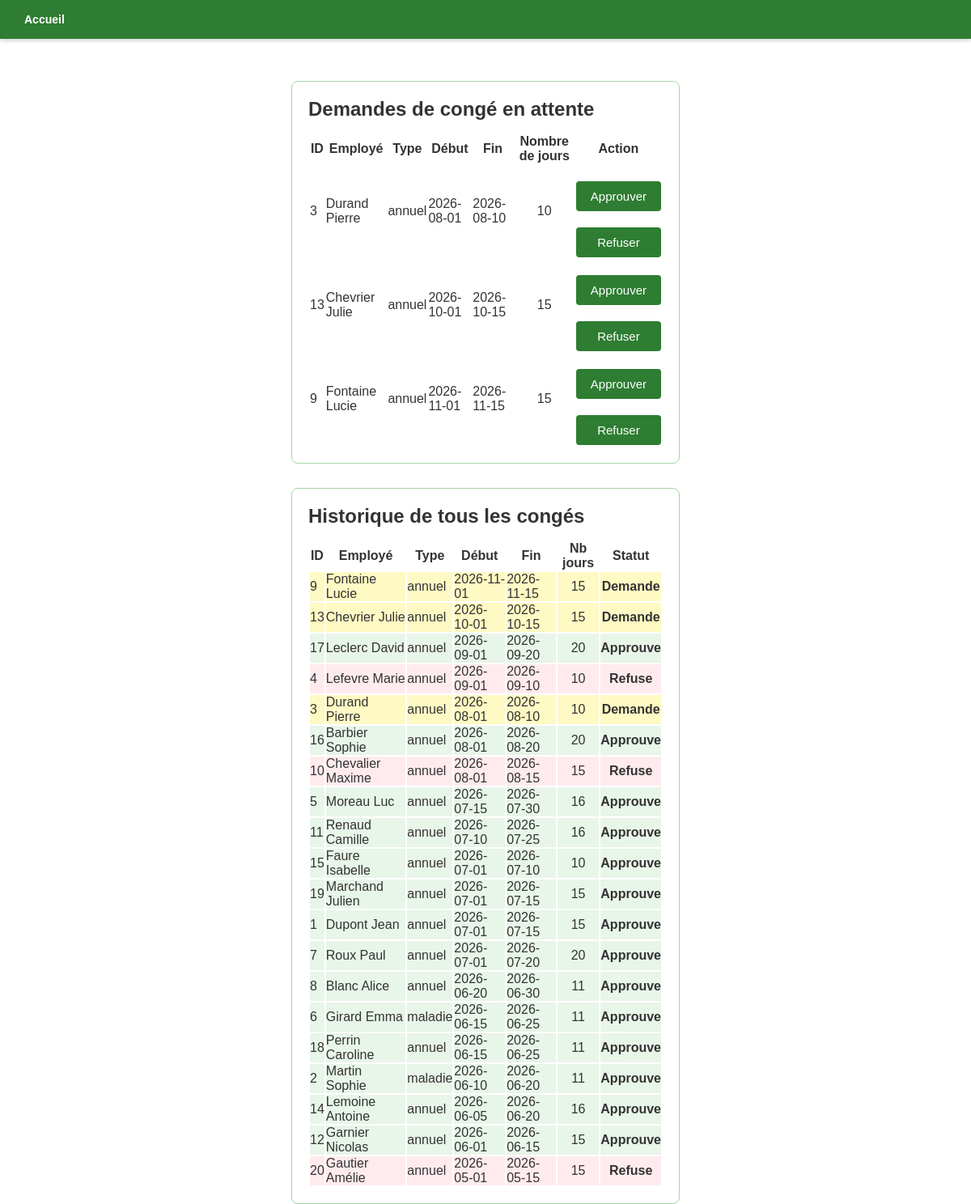
The app's page /resultat_traitement_conge.php with its own data.
### tables this page shows
create table CONGE(
    id_conge int auto_increment ,
    matricule_emp char(5) not null,
    type_conge varchar(10) not null check (type_conge in ('annuel', 'maladie', 'maternite')),
    statut_conge varchar(10) not null check (statut_conge in ('approuve', 'refuse', 'demande')),
    date_debut_conge date not null,
    date_fin_conge date not null,
    nb_jour_restant int check (nb_jour_restant >= 0),

    constraint pk_conge primary key (id_conge),
    constraint fk_conge_employe_matricule_emp foreign key (matricule_emp) references EMPLOYE(matricule_emp)
);

create table EMPLOYE(
    matricule_emp char(5) not null,
    nom_emp varchar(50) not null,
    prenom_emp varchar(50)not null,
    date_naiss date not null,
    date_embauche date not null,
    email varchar(100) not null unique check (email like '%@%.%'),
    telephone varchar(20) not null unique,
    code_dept char(5) not null,
    code_poste char(5) not null,
    
    constraint pk_employe primary key (matricule_emp),
    constraint fk_employe_poste_code_poste foreign key (code_poste) references POSTE(code_poste)
);

### resultat_traitement_conge.php (the view, shortened to what this page needs)
<?php
require_once "config/database.php";
function getCongesEnAttente(): array
{
    global $pdo;
    $stmt = $pdo->query("
        SELECT
            c.id_conge,
            e.nom_emp        AS nom,
            e.prenom_emp     AS prenom,
            c.type_conge     AS type,
            c.date_debut_conge AS date_debut,
            c.date_fin_conge   AS date_fin,
            DATEDIFF(c.date_fin_conge, c.date_debut_conge) + 1 AS nb_jours
        FROM Conge c
        JOIN Employe e ON e.matricule_emp = c.matricule_emp
        WHERE c.statut_conge = 'demande'
        ORDER BY c.date_debut_conge
    ");
    return $stmt->fetchAll(PDO::FETCH_ASSOC);
}
function getHistoriqueConges(): array
{
    global $pdo;
    $stmt = $pdo->query("
        SELECT
            c.id_conge,
            e.nom_emp          AS nom,
            e.prenom_emp       AS prenom,
            c.type_conge       AS type,
            c.date_debut_conge AS date_debut,
            c.date_fin_conge   AS date_fin,
            DATEDIFF(c.date_fin_conge, c.date_debut_conge) + 1 AS nb_jours,
            c.statut_conge     AS statut
        FROM Conge c
        JOIN Employe e ON e.matricule_emp = c.matricule_emp
        ORDER BY c.date_debut_conge DESC
    ");
    return $stmt->fetchAll(PDO::FETCH_ASSOC);
}
$congesAttente = getCongesEnAttente();
$historique    = getHistoriqueConges();
?>
<!DOCTYPE html>
<html lang="fr">
<head>
    <link rel="stylesheet" href="style.css">
</head>
<body>
<header>
    <nav>
        <ul>
            <li><a href="index.php">Accueil</a></li>
        </ul>
    </nav>
</header>
<div class="result-container" id="traiter-conge-section">
    <h2>Demandes de congé en attente</h2>
    <?php if (empty($congesAttente)) : ?>
        <p>Aucune demande en attente.</p>
    <?php else : ?>
        <table>
            <thead>
                <tr>
                    <th>ID</th>
                    <th>Employé</th>
                    <th>Type</th>
                    <th>Début</th>
                    <th>Fin</th>
                    <th>Nombre de jours</th>
                    <th>Action</th>
                </tr>
            </thead>
            <tbody>
                <?php foreach ($congesAttente as $c) : ?>
                    <tr>
                        <td><?= $c['id_conge'] ?></td>
                        <td><?= htmlspecialchars($c['nom'] . ' ' . $c['prenom']) ?></td>
                        <td><?= htmlspecialchars($c['type']) ?></td>
                        <td><?= $c['date_debut'] ?></td>
                        <td><?= $c['date_fin'] ?></td>
                        <td style="text-align:center;"><?= $c['nb_jours'] ?></td>
                        <td>
                            <form method="post" action="" style="display:inline;">
                                <input type="submit" name="approuver_conge" value="Approuver">
                            </form>
                            <form method="post" action="" style="display:inline;">
                                <input type="submit" name="refuser_conge" value="Refuser">
                            </form>
                        </td>
                    </tr>
                <?php endforeach; ?>
            </tbody>
        </table>
    <?php endif; ?>
</div>
<div class="result-container" id="historique-section">
    <h2>Historique de tous les congés</h2>
    <?php if (empty($historique)) : ?>
        <p>Aucun congé enregistré.</p>
    <?php else : ?>
        <table>
            <thead>
                <tr>
                    <th>ID</th>
                    <th>Employé</th>
                    <th>Type</th>
                    <th>Début</th>
                    <th>Fin</th>
                    <th>Nb jours</th>
                    <th>Statut</th>
                </tr>
            </thead>
            <tbody>
                <?php foreach ($historique as $h) : ?>
                    <?php
                    $couleur = match($h['statut']) {
                        'approuve' => '#e8f5e9',
                        'refuse'   => '#ffebee',
                        default    => '#fff9c4',
                    };
                    ?>
                    <tr style="background-color:<?= $couleur ?>;">
                        <td><?= $h['id_conge'] ?></td>
                        <td><?= htmlspecialchars($h['nom'] . ' ' . $h['prenom']) ?></td>
                        <td><?= htmlspecialchars($h['type']) ?></td>
                        <td><?= $h['date_debut'] ?></td>
                        <td><?= $h['date_fin'] ?></td>
                        <td style="text-align:center;"><?= $h['nb_jours'] ?></td>
                        <td style="text-align:center;"><strong><?= ucfirst($h['statut']) ?></strong></td>
                    </tr>
                <?php endforeach; ?>
            </tbody>
        </table>
    <?php endif; ?>
</div>
</body>
</html>

### style.css (style rules this page uses)
* { margin: 0; padding: 0; box-sizing: border-box; }
body { font-family: Arial, sans-serif; background-color: #ffffff; color: #333; padding-top: 70px; }
header { position: fixed; top: 0; left: 0; width: 100%; background-color: #2e7d32; padding: 15px 30px; z-index: 1000; box-shadow: 0 2px 5px rgba(0, 0, 0, 0.2); }
nav ul { list-style: none; display: flex; gap: 30px; }
nav ul li a { color: #ffffff; text-decoration: none; font-size: 14px; font-weight: bold; transition: color 0.2s; }
input[type="submit"] { margin-top: 20px; width: 100%; padding: 10px; background-color: #2e7d32; color: #ffffff; border: none; border-radius: 4px; font-size: 15px; cursor: pointer; transition: background-color 0.2s; }

### records on screen
conge: id_conge "3", matricule_emp.prenom_emp "Durand Pierre", type_conge "annuel", date_debut_conge "2026-08-01", date_fin_conge "2026-08-10", nb_jours "10", statut_conge "Demande"
conge: id_conge "13", matricule_emp.prenom_emp "Chevrier Julie", type_conge "annuel", date_debut_conge "2026-10-01", date_fin_conge "2026-10-15", nb_jours "15", statut_conge "Demande"
conge: id_conge "9", matricule_emp.prenom_emp "Fontaine Lucie", type_conge "annuel", date_debut_conge "2026-11-01", date_fin_conge "2026-11-15", nb_jours "15", statut_conge "Demande"
conge: id_conge "17", matricule_emp.prenom_emp "Leclerc David", type_conge "annuel", date_debut_conge "2026-09-01", date_fin_conge "2026-09-20", nb_jours "20", statut_conge "Approuve"
conge: id_conge "4", matricule_emp.prenom_emp "Lefevre Marie", type_conge "annuel", date_debut_conge "2026-09-01", date_fin_conge "2026-09-10", nb_jours "10", statut_conge "Refuse"
conge: id_conge "16", matricule_emp.prenom_emp "Barbier Sophie", type_conge "annuel", date_debut_conge "2026-08-01", date_fin_conge "2026-08-20", nb_jours "20", statut_conge "Approuve"
conge: id_conge "10", matricule_emp.prenom_emp "Chevalier Maxime", type_conge "annuel", date_debut_conge "2026-08-01", date_fin_conge "2026-08-15", nb_jours "15", statut_conge "Refuse"
conge: id_conge "5", matricule_emp.prenom_emp "Moreau Luc", type_conge "annuel", date_debut_conge "2026-07-15", date_fin_conge "2026-07-30", nb_jours "16", statut_conge "Approuve"
conge: id_conge "11", matricule_emp.prenom_emp "Renaud Camille", type_conge "annuel", date_debut_conge "2026-07-10", date_fin_conge "2026-07-25", nb_jours "16", statut_conge "Approuve"
conge: id_conge "15", matricule_emp.prenom_emp "Faure Isabelle", type_conge "annuel", date_debut_conge "2026-07-01", date_fin_conge "2026-07-10", nb_jours "10", statut_conge "Approuve"
conge: id_conge "19", matricule_emp.prenom_emp "Marchand Julien", type_conge "annuel", date_debut_conge "2026-07-01", date_fin_conge "2026-07-15", nb_jours "15", statut_conge "Approuve"
conge: id_conge "1", matricule_emp.prenom_emp "Dupont Jean", type_conge "annuel", date_debut_conge "2026-07-01", date_fin_conge "2026-07-15", nb_jours "15", statut_conge "Approuve"
conge: id_conge "7", matricule_emp.prenom_emp "Roux Paul", type_conge "annuel", date_debut_conge "2026-07-01", date_fin_conge "2026-07-20", nb_jours "20", statut_conge "Approuve"
conge: id_conge "8", matricule_emp.prenom_emp "Blanc Alice", type_conge "annuel", date_debut_conge "2026-06-20", date_fin_conge "2026-06-30", nb_jours "11", statut_conge "Approuve"
conge: id_conge "6", matricule_emp.prenom_emp "Girard Emma", type_conge "maladie", date_debut_conge "2026-06-15", date_fin_conge "2026-06-25", nb_jours "11", statut_conge "Approuve"
conge: id_conge "18", matricule_emp.prenom_emp "Perrin Caroline", type_conge "annuel", date_debut_conge "2026-06-15", date_fin_conge "2026-06-25", nb_jours "11", statut_conge "Approuve"
conge: id_conge "2", matricule_emp.prenom_emp "Martin Sophie", type_conge "maladie", date_debut_conge "2026-06-10", date_fin_conge "2026-06-20", nb_jours "11", statut_conge "Approuve"
conge: id_conge "14", matricule_emp.prenom_emp "Lemoine Antoine", type_conge "annuel", date_debut_conge "2026-06-05", date_fin_conge "2026-06-20", nb_jours "16", statut_conge "Approuve"
conge: id_conge "12", matricule_emp.prenom_emp "Garnier Nicolas", type_conge "annuel", date_debut_conge "2026-06-01", date_fin_conge "2026-06-15", nb_jours "15", statut_conge "Approuve"
conge: id_conge "20", matricule_emp.prenom_emp "Gautier Amélie", type_conge "annuel", date_debut_conge "2026-05-01", date_fin_conge "2026-05-15", nb_jours "15", statut_conge "Refuse"
